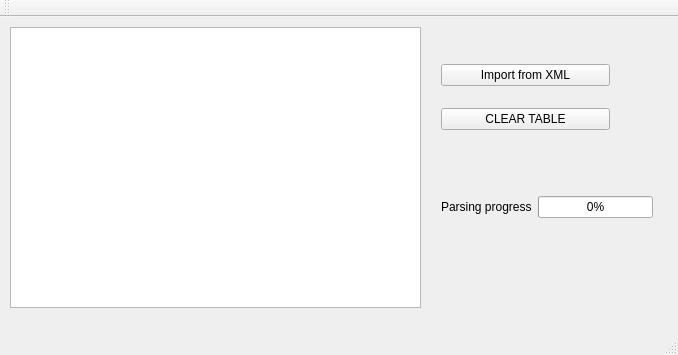
<?xml version="1.0" encoding="UTF-8"?>
<ui version="4.0">
 <class>MainWindow</class>
 <widget class="QMainWindow" name="MainWindow">
  <property name="geometry">
   <rect>
    <x>0</x>
    <y>0</y>
    <width>678</width>
    <height>355</height>
   </rect>
  </property>
  <property name="windowTitle">
   <string>MainWindow</string>
  </property>
  <widget class="QWidget" name="centralWidget">
   <widget class="QTableView" name="tableView">
    <property name="geometry">
     <rect>
      <x>10</x>
      <y>10</y>
      <width>411</width>
      <height>281</height>
     </rect>
    </property>
   </widget>
   <widget class="QWidget" name="verticalLayoutWidget">
    <property name="geometry">
     <rect>
      <x>430</x>
      <y>20</y>
      <width>191</width>
      <height>121</height>
     </rect>
    </property>
    <layout class="QVBoxLayout" name="verticalLayout">
     <item>
      <widget class="QPushButton" name="importXmlBtn">
       <property name="styleSheet">
        <string notr="true">font: 14pt &quot;MS Shell Dlg 2&quot;; 
</string>
       </property>
       <property name="text">
        <string>Import from XML</string>
       </property>
      </widget>
     </item>
     <item>
      <widget class="QPushButton" name="pushButton_2">
       <property name="styleSheet">
        <string notr="true">font: 14pt &quot;MS Shell Dlg 2&quot;; 
</string>
       </property>
       <property name="text">
        <string>CLEAR TABLE</string>
       </property>
      </widget>
     </item>
    </layout>
   </widget>
   <widget class="QWidget" name="horizontalLayoutWidget">
    <property name="geometry">
     <rect>
      <x>430</x>
      <y>150</y>
      <width>234</width>
      <height>80</height>
     </rect>
    </property>
    <layout class="QHBoxLayout" name="horizontalLayout">
     <item>
      <widget class="QLabel" name="label">
       <property name="styleSheet">
        <string notr="true">font: 12pt &quot;MS Shell Dlg 2&quot;; </string>
       </property>
       <property name="text">
        <string>Parsing progress</string>
       </property>
      </widget>
     </item>
     <item>
      <widget class="QProgressBar" name="progressBar">
       <property name="value">
        <number>0</number>
       </property>
      </widget>
     </item>
    </layout>
   </widget>
  </widget>
  <widget class="QMenuBar" name="menuBar">
   <property name="geometry">
    <rect>
     <x>0</x>
     <y>0</y>
     <width>678</width>
     <height>21</height>
    </rect>
   </property>
  </widget>
  <widget class="QToolBar" name="mainToolBar">
   <attribute name="toolBarArea">
    <enum>TopToolBarArea</enum>
   </attribute>
   <attribute name="toolBarBreak">
    <bool>false</bool>
   </attribute>
  </widget>
  <widget class="QStatusBar" name="statusBar"/>
 </widget>
 <layoutdefault spacing="6" margin="11"/>
 <resources/>
 <connections/>
</ui>
